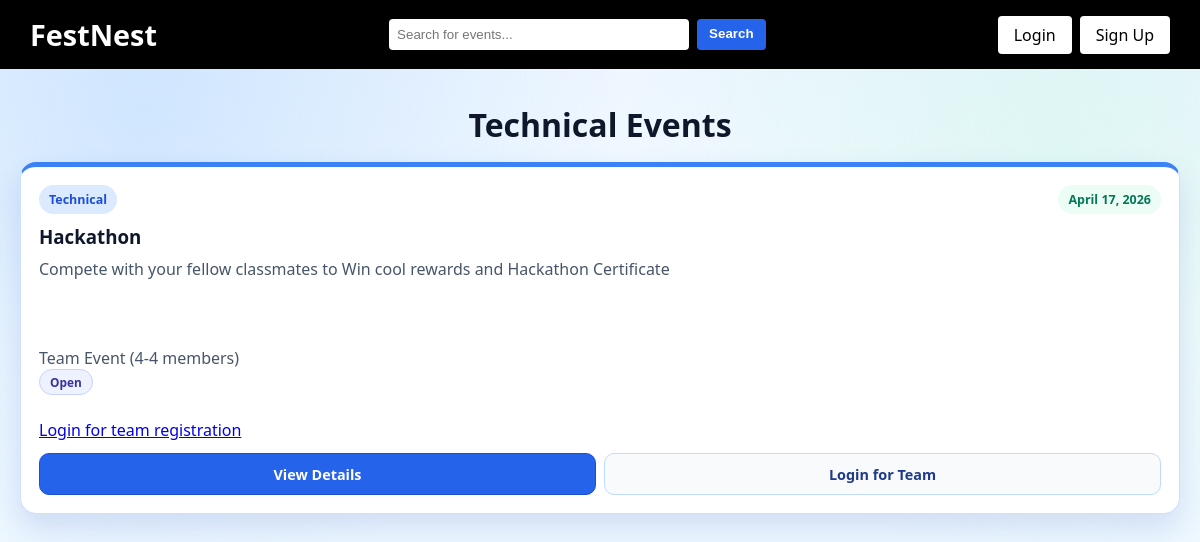
The app's page /category/technical/ with its own data.
### events/models.py (models this page shows, shortened)
class Event(models.Model):
    CATEGORY_CHOICES = [
        ('cultural', 'Cultural'),
        ('technical', 'Technical'),
        ('sports', 'Sports'),
        ('nss', 'NSS'),
        ('other', 'Other'),
    ]
    title = models.CharField(max_length=200)
    category = models.CharField(max_length=20, choices=CATEGORY_CHOICES)
    date = models.DateField()
    time = models.TimeField(blank=True, null=True)
    description = models.TextField(blank=True)
    capacity_limited = models.BooleanField(default=True)
    capacity = models.PositiveIntegerField(default=100)
    waitlist_enabled = models.BooleanField(default=True)
    is_team_event = models.BooleanField(default=False)
    min_team_size = models.PositiveIntegerField(default=1)
    max_team_size = models.PositiveIntegerField(default=4)
    attendees = models.ManyToManyField(User, blank=True)

### events/views.py (the view, shortened to what this page needs)
# urls.py: path('category/<str:category>/', views.category_events, name='category'),
def category_events(request, category):
    today = timezone.localdate()
    events = Event.objects.filter(category=category, date__gte=today).order_by('date')
    category_titles = {
        'cultural': 'Cultural Events',
        'technical': 'Technical Events',
        'sports': 'Sports',
        'nss': 'NSS',
        'other': 'Other',
    }
    category_label = category_titles.get(category, category.title())
    registered_event_ids = set()
    waitlisted_event_ids = set()
    user_team_event_ids = set()
    submitted_team_event_ids = set()
    return render(request, 'category.html', {
        'events': events,
        'category': category,
        'category_label': category_label,
        'registered_event_ids': registered_event_ids,
        'waitlisted_event_ids': waitlisted_event_ids,
        'user_team_event_ids': user_team_event_ids,
        'submitted_team_event_ids': submitted_team_event_ids,
        'today': today,
    })

### templates/category.html (shortened to what this page needs)
{% extends 'base.html' %}
{% block body_class %}category-page{% endblock %}
{% block content %}
<div class="container category-shell">
    <div class="upcoming-section-head category-head">
        <h1 class="category-title">{{ category_label }}</h1>
    </div>
    <div class="card-grid">
        {% for event in events %}
        <article class="upcoming-card category-event-card">
            <div class="upcoming-top">
                <span class="category-pill">{{ event.get_category_display }}</span>
                <span class="date-pill">{{ event.date }}</span>
            </div>
            <h3>{{ event.title }}</h3>
            <p class="upcoming-desc">
                {% if event.description %}
                    {{ event.description|truncatechars:95 }}
                {% else %}
                    No description added yet.
                {% endif %}
            </p>
            {% if event.is_team_event %}
            <p class="search-meta">Team Event ({{ event.min_team_size }}-{{ event.max_team_size }} members)</p>
            <p class="team-status-row">
                {% if event.id in submitted_team_event_ids %}
                    <span class="team-status-pill submitted">Submitted</span>
                {% elif event.id in user_team_event_ids %}
                    <span class="team-status-pill progress">In Progress</span>
                {% else %}
                    <span class="team-status-pill open">Open</span>
                {% endif %}
            </p>
            {% endif %}
            {% if event.date < today %}
                <p class="registration-note">Event Completed</p>
                <div class="upcoming-actions">
                    <a href="{% url 'event_detail' event.id %}" class="cta-btn upcoming-btn">View Details</a>
                    <a href="{% url 'home' %}" class="cta-btn upcoming-btn alt">Go to College</a>
                </div>
            {% else %}
                {% if event.is_team_event %}
                    <p class="registration-note"><a href="{% url 'login' %}">Login for team registration</a></p>
                {% else %}
                    <p class="registration-note"><a href="{% url 'login' %}">Login to enroll</a></p>
                {% endif %}
                <div class="upcoming-actions">
                    <a href="{% url 'event_detail' event.id %}" class="cta-btn upcoming-btn">View Details</a>
                    {% if event.is_team_event %}
                        <a href="{% url 'login' %}" class="cta-btn upcoming-btn alt">Login for Team</a>
                    {% else %}
                        <a href="{% url 'login' %}" class="cta-btn upcoming-btn alt">Login to Enroll</a>
                    {% endif %}
                </div>
            {% endif %}
        </article>
        {% empty %}
        <p class="empty-text">No events in this category right now.</p>
        {% endfor %}
    </div>
</div>
{% endblock %}

### static/css/style.css (style rules this page uses)
* { margin: 0; padding: 0; box-sizing: border-box; transition: all 0.2s ease-in-out; }
body { font-family: 'Segoe UI', sans-serif; background: #f9fcff; color: #333; scroll-behavior: smooth; }
.container { max-width: 1200px; margin: auto; padding: 0 20px; }
.cta-btn { padding: 10px 20px; margin: 0 8px; border-radius: 4px; background: white; color: black; text-decoration: none; font-weight: 600; border: none; cursor: pointer; display: inline-block; font-family: 'Segoe UI', sans-serif; font-size: 0.95rem; }
.card-grid { display: grid; grid-template-columns: repeat(auto-fit, minmax(250px, 1fr)); gap: 20px; margin: 40px 0; }
.search-meta { margin-top: 8px; color: #334155; }
.upcoming-card { min-width: 300px; max-width: 320px; background: white; border: 1px solid #d6e7ff; border-radius: 14px; padding: 18px; text-align: left; box-shadow: 0 8px 24px rgba(37, 99, 235, 0.1); scroll-snap-align: start; }
.upcoming-card h3 { margin: 10px 0 8px; color: #0f172a; }
.upcoming-top { display: flex; align-items: center; justify-content: space-between; gap: 8px; }
.category-pill, .date-pill { font-size: 0.78rem; font-weight: 700; padding: 6px 10px; border-radius: 999px; display: inline-block; }
.category-pill { background: #dbeafe; color: #1d4ed8; }
.date-pill { background: #ecfdf5; color: #047857; }
.upcoming-desc { color: #4b5563; line-height: 1.5; min-height: 64px; margin-bottom: 12px; }
.team-status-row { margin: 0 0 12px; }
.team-status-pill { display: inline-flex; align-items: center; justify-content: center; padding: 4px 10px; border-radius: 999px; font-size: 0.74rem; font-weight: 700; border: 1px solid transparent; }
.team-status-pill.open { background: #eef2ff; color: #3730a3; border-color: #c7d2fe; }
.upcoming-actions { display: flex; flex-wrap: nowrap; gap: 8px; align-items: stretch; }
.upcoming-actions .cta-btn { margin: 0; }
.upcoming-actions > .upcoming-btn { flex: 1; width: 100%; }
.upcoming-actions .upcoming-btn { height: 40px; display: inline-flex; align-items: center; justify-content: center; white-space: nowrap; }
.upcoming-btn { margin: 0; background: #2563eb; color: #fff; border: 1px solid #1d4ed8; font-size: 0.9rem; }
.upcoming-btn.alt { background: #f8fafc; color: #1e3a8a; border: 1px solid #bfdbfe; }
.upcoming-section-head { text-align: left; margin-bottom: 18px; }
.registration-note { margin: 12px 0; color: #1f4d8a; }
.category-shell { margin-top: 26px; margin-bottom: 30px; }
.category-title { text-align: center; }
.category-page { background: radial-gradient(circle at 12% 20%, rgba(147, 197, 253, 0.34), transparent 42%), radial-gradient(circle at 88% 24%, rgba(167, 243, 208, 0.24), transparent 38%), linear-gradient(180deg, #ecf5ff 0%, #f5fbff 56%, #eef8ff 100%); }
.category-page .category-title { color: #0f172a; margin-bottom: 6px; }
.category-page .category-shell { margin-top: 34px; margin-bottom: 34px; }
.category-page .category-head { text-align: left; margin-bottom: 16px; }
.category-page .card-grid { margin-top: 16px; gap: 18px; }
.category-page .category-event-card { min-width: 0; max-width: none; width: 100%; height: 100%; display: flex; flex-direction: column; border: 1px solid #cfe0ff; border-top: 5px solid #3b82f6; border-radius: 16px; box-shadow: 0 14px 30px rgba(30, 64, 175, 0.14); }
.category-page .upcoming-actions { margin-top: auto; display: grid; grid-template-columns: 1fr 1fr; gap: 8px; align-items: stretch; }
.category-page .upcoming-btn { width: 100%; height: 42px; margin: 0; border-radius: 10px; font-weight: 700; }
.category-page .upcoming-desc { min-height: 70px; }
:root { --ring: #93c5fd; --text-strong: #0f172a; --text-soft: #475569; --surface: #ffffff; }
.upcoming-card, .detail-card, .auth-card { background: var(--surface); }
.upcoming-card h3, .detail-card h1, .category-title { color: var(--text-strong); }
.upcoming-desc, .search-meta, .detail-description, .registration-note { color: var(--text-soft); }
.upcoming-actions .upcoming-btn, .detail-actions .detail-action-btn { white-space: nowrap; overflow: hidden; text-overflow: ellipsis; }

### records on screen
Event: category "Technical", date "April 17, 2026", title "Hackathon", description "Compete with your fellow classmates to Win cool rewards and Hackathon Certificate", min_team_size "4", max_team_size "4", shows "Open", is_team_event "Login for team registration", shows "View Details"

### other values on screen
{{ category_label }} "Technical Events"
